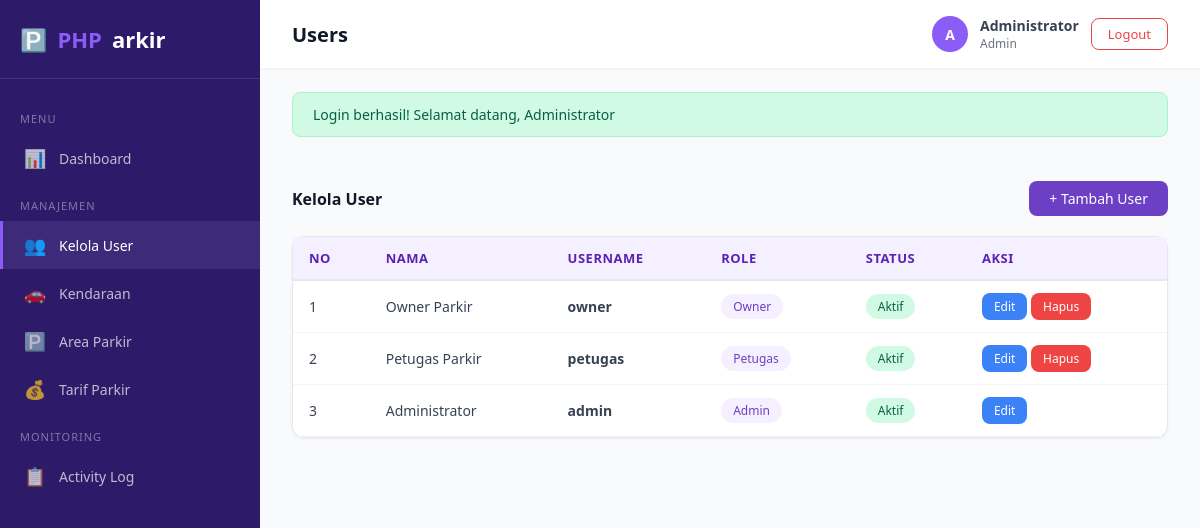
Screenshot of /index.php?page=users (signed in) with the database file from the repository.
### tables this page shows
CREATE TABLE tb_user (
    id_user INT AUTO_INCREMENT PRIMARY KEY,
    nama_lengkap VARCHAR(50) NOT NULL,
    username VARCHAR(50) NOT NULL UNIQUE,
    password VARCHAR(100) NOT NULL,
    role ENUM('admin','petugas','owner') NOT NULL,
    status_aktif TINYINT(1) NOT NULL DEFAULT 1,
    INDEX idx_user_username (username)
);

### helpers/auth.php (called while the page is built, shortened)
<?php
require_once __DIR__ . '/../config/database.php';
function getUserId() {
    return $_SESSION['user_id'] ?? null;
}
function getUserName() {
    return $_SESSION['user_nama'] ?? '';
}
function getUserRole() {
    return $_SESSION['user_role'] ?? '';
}

### helpers/functions.php (called while the page is built, shortened)
<?php
function e($string) {
    return htmlspecialchars($string ?? '', ENT_QUOTES, 'UTF-8');
}
function getFlash() {
    if (isset($_SESSION['flash'])) {
        $flash = $_SESSION['flash'];
        return $flash;
    }
    return null;
}
function paginate($totalRecords, $perPage = 10, $currentPage = 1) {
    $totalPages = max(1, ceil($totalRecords / $perPage));
    $currentPage = max(1, min($currentPage, $totalPages));
    $offset = ($currentPage - 1) * $perPage;
    return [
        'total' => $totalRecords,
        'per_page' => $perPage,
        'current_page' => $currentPage,
        'total_pages' => $totalPages,
        'offset' => $offset,
    ];
}

### models/UserModel.php (called while the page is built, shortened)
<?php
require_once __DIR__ . '/../config/database.php';
class UserModel {
    private $db;
    public function __construct() {
        $this->db = getDB();
    }
    public function getAll($limit = 10, $offset = 0) {
        $stmt = $this->db->prepare("SELECT * FROM tb_user ORDER BY id_user DESC LIMIT ? OFFSET ?");
        $stmt->execute([$limit, $offset]);
        return $stmt->fetchAll();
    }
    public function count() {
        return (int) $this->db->query("SELECT COUNT(*) FROM tb_user")->fetchColumn();
    }
}

### config/database.php (called while the page is built, shortened)
<?php
function getDB() {
    static $pdo = null;
    if ($pdo === null) {
        try {
            $dsn = "mysql:host=" . DB_HOST . ";dbname=" . DB_NAME . ";charset=" . DB_CHARSET;
            $pdo = new PDO($dsn, DB_USER, DB_PASS, [
                PDO::ATTR_ERRMODE            => PDO::ERRMODE_EXCEPTION,
                PDO::ATTR_DEFAULT_FETCH_MODE => PDO::FETCH_ASSOC,
                PDO::ATTR_EMULATE_PREPARES   => false,
            ]);
        } catch (PDOException $e) {
            die("Koneksi database gagal: " . $e->getMessage());
        }
    }
    return $pdo;
}

### views/admin/users/index.php (the view, shortened to what this page needs)
<div class="card-header" style="border:none;padding:0;margin-bottom:20px;">
    <h3>Kelola User</h3>
    <a href="index.php?page=users&action=create" class="btn btn-primary">+ Tambah User</a>
</div>
<div class="card">
    <div class="card-body" style="padding:0;">
        <div class="table-responsive">
            <table>
                <thead>
                    <tr>
                        <th>No</th>
                        <th>Nama</th>
                        <th>Username</th>
                        <th>Role</th>
                        <th>Status</th>
                        <th>Aksi</th>
                    </tr>
                </thead>
                <tbody>
                    <?php if (empty($users)): ?>
                    <tr><td colspan="6" style="text-align:center;padding:32px;color:var(--gray-500);">Belum ada data user.</td></tr>
                    <?php else: ?>
                    <?php foreach ($users as $i => $u): ?>
                    <tr>
                        <td><?= $pagination['offset'] + $i + 1 ?></td>
                        <td><?= e($u['nama_lengkap']) ?></td>
                        <td><strong><?= e($u['username']) ?></strong></td>
                        <td><span class="badge badge-purple"><?= e(ucfirst($u['role'])) ?></span></td>
                        <td>
                            <?php if ($u['status_aktif'] == 1): ?>
                                <span class="badge badge-success">Aktif</span>
                            <?php else: ?>
                                <span class="badge badge-danger">Nonaktif</span>
                            <?php endif; ?>
                        </td>
                        <td>
                            <a href="index.php?page=users&action=edit&id=<?= $u['id_user'] ?>" class="btn btn-info btn-sm">Edit</a>
                            <?php if ($u['id_user'] != getUserId()): ?>
                            <a href="index.php?page=users&action=delete&id=<?= $u['id_user'] ?>" class="btn btn-danger btn-sm" onclick="return confirm('Yakin hapus user ini?')">Hapus</a>
                            <?php endif; ?>
                        </td>
                    </tr>
                    <?php endforeach; ?>
                    <?php endif; ?>
                </tbody>
            </table>
        </div>
    </div>
</div>

### index.php (shortened to what this page needs)
<?php
require_once __DIR__ . '/config/database.php';
require_once __DIR__ . '/helpers/auth.php';
require_once __DIR__ . '/helpers/functions.php';
$page = $_GET['page'] ?? '';
switch ($page) {
    case 'users':
        require_once __DIR__ . '/controllers/UserController.php';
        handleUsers();
        break;
}

### controllers/UserController.php (shortened to what this page needs)
<?php
require_once __DIR__ . '/../helpers/auth.php';
require_once __DIR__ . '/../helpers/functions.php';
require_once __DIR__ . '/../models/UserModel.php';
function handleUsers() {
    $model = new UserModel();
    $action = $_GET['action'] ?? 'list';
    switch ($action) {
        default:
            handleUserList($model);
    }
}
function handleUserList($model) {
    $page = max(1, (int)($_GET['p'] ?? 1));
    $pagination = paginate($model->count(), 10, $page);
    $users = $model->getAll($pagination['per_page'], $pagination['offset']);
    require __DIR__ . '/../views/layouts/header.php';
    require __DIR__ . '/../views/layouts/sidebar.php';
    require __DIR__ . '/../views/admin/users/index.php';
    require __DIR__ . '/../views/layouts/footer.php';
}

### views/layouts/header.php (shortened to what this page needs)
<!DOCTYPE html>
<html lang="id">
<head>
    <link rel="stylesheet" href="assets/css/style.css">
</head>
<body>

### views/layouts/sidebar.php (shortened to what this page needs)
<?php
$currentPage = $_GET['page'] ?? 'dashboard';
$role = getUserRole();
?>
<div class="sidebar" id="sidebar">
    <div class="sidebar-brand">
        🅿️ <span>PHP</span>arkir
    </div>
    <nav class="sidebar-nav">
        <div class="sidebar-label">Menu</div>
        <a href="index.php?page=dashboard" class="sidebar-link <?= $currentPage === 'dashboard' ? 'active' : '' ?>">
            <span class="icon">📊</span> Dashboard
        </a>
        <?php if ($role === 'Admin'): ?>
        <div class="sidebar-label">Manajemen</div>
        <a href="index.php?page=users" class="sidebar-link <?= $currentPage === 'users' ? 'active' : '' ?>">
            <span class="icon">👥</span> Kelola User
        </a>
        <a href="index.php?page=kendaraan" class="sidebar-link <?= $currentPage === 'kendaraan' ? 'active' : '' ?>">
            <span class="icon">🚗</span> Kendaraan
        </a>
        <a href="index.php?page=area_parkir" class="sidebar-link <?= $currentPage === 'area_parkir' ? 'active' : '' ?>">
            <span class="icon">🅿️</span> Area Parkir
        </a>
        <a href="index.php?page=tarif_parkir" class="sidebar-link <?= $currentPage === 'tarif_parkir' ? 'active' : '' ?>">
            <span class="icon">💰</span> Tarif Parkir
        </a>
        <div class="sidebar-label">Monitoring</div>
        <a href="index.php?page=activity_logs" class="sidebar-link <?= $currentPage === 'activity_logs' ? 'active' : '' ?>">
            <span class="icon">📋</span> Activity Log
        </a>
        <?php endif; ?>
    </nav>
</div>
<div class="main-content">
    <div class="top-navbar">
        <div style="display:flex;align-items:center;gap:12px;">
            <span class="page-title"><?= e(ucfirst(str_replace('_', ' ', $currentPage))) ?></span>
        </div>
        <div class="user-info">
            <div class="user-avatar"><?= strtoupper(substr(getUserName(), 0, 1)) ?></div>
            <div>
                <div class="user-name"><?= e(getUserName()) ?></div>
                <div class="user-role"><?= e(getUserRole()) ?></div>
            </div>
            <a href="index.php?page=logout" class="btn-logout">Logout</a>
        </div>
    </div>
    <?php $flash = getFlash(); if ($flash): ?>
    <div class="page-content" style="padding-bottom:0;">
        <div class="alert alert-<?= $flash['type'] ?>"><?= e($flash['message']) ?></div>
    </div>
    <?php endif; ?>
    <div class="page-content">

### views/layouts/footer.php (shortened to what this page needs)
    </div>
</div>
</body>
</html>

### assets/css/style.css (style rules this page uses)
:root { --primary: #6C3FC5; --primary-light: #8B5CF6; --primary-dark: #5B21B6; --primary-bg: #F5F0FF; --sidebar-bg: #2D1B69; --sidebar-hover: #3D2B7A; --white: #FFFFFF; --gray-50: #F9FAFB; --gray-100: #F3F4F6; --gray-200: #E5E7EB; --gray-300: #D1D5DB; --gray-500: #6B7280; --gray-700: #374151; --gray-900: #111827; --success: #10B981; --danger: #EF4444; --warning: #F59E0B; --info: #3B82F6; }
* { box-sizing: border-box; }
body { font-family: 'Segoe UI', Tahoma, Geneva, Verdana, sans-serif; background: var(--gray-50); margin: 0; padding: 0; color: var(--gray-700); }
.sidebar { position: fixed; top: 0; left: 0; width: 260px; height: 100vh; background: var(--sidebar-bg); color: var(--white); z-index: 1000; overflow-y: auto; transition: transform 0.3s ease; }
.sidebar-brand { padding: 24px 20px; font-size: 22px; font-weight: 700; border-bottom: 1px solid rgba(255,255,255,0.1); display: flex; align-items: center; gap: 10px; }
.sidebar-brand span { color: var(--primary-light); }
.sidebar-nav { padding: 16px 0; }
.sidebar-label { padding: 8px 20px; font-size: 11px; text-transform: uppercase; letter-spacing: 1px; color: rgba(255,255,255,0.4); margin-top: 8px; }
.sidebar-link { display: flex; align-items: center; gap: 12px; padding: 12px 20px; color: rgba(255,255,255,0.7); text-decoration: none; font-size: 14px; transition: all 0.2s; border-left: 3px solid transparent; }
.sidebar-link:hover, .sidebar-link.active { background: var(--sidebar-hover); color: var(--white); border-left-color: var(--primary-light); }
.sidebar-link .icon { font-size: 18px; width: 24px; text-align: center; }
.main-content { margin-left: 260px; min-height: 100vh; }
.top-navbar { background: var(--white); padding: 16px 32px; display: flex; justify-content: space-between; align-items: center; box-shadow: 0 1px 3px rgba(0,0,0,0.05); position: sticky; top: 0; z-index: 100; }
.top-navbar .page-title { font-size: 20px; font-weight: 600; color: var(--gray-900); }
.top-navbar .user-info { display: flex; align-items: center; gap: 12px; }
.user-avatar { width: 36px; height: 36px; border-radius: 50%; background: var(--primary-light); color: var(--white); display: flex; align-items: center; justify-content: center; font-weight: 600; font-size: 14px; }
.user-info .user-name { font-weight: 600; font-size: 14px; color: var(--gray-700); }
.user-info .user-role { font-size: 12px; color: var(--gray-500); }
.btn-logout { background: none; border: 1px solid var(--danger); color: var(--danger); padding: 6px 16px; border-radius: 8px; cursor: pointer; font-size: 13px; text-decoration: none; transition: all 0.2s; }
.page-content { padding: 24px 32px; }
.card { background: var(--white); border-radius: 12px; box-shadow: 0 1px 3px rgba(0,0,0,0.06); border: 1px solid var(--gray-200); margin-bottom: 24px; }
.card-header { padding: 16px 24px; border-bottom: 1px solid var(--gray-200); display: flex; justify-content: space-between; align-items: center; }
.card-header h3 { margin: 0; font-size: 16px; color: var(--gray-900); }
.card-body { padding: 24px; }
.table-responsive { overflow-x: auto; }
table { width: 100%; border-collapse: collapse; }
table th { background: var(--primary-bg); color: var(--primary-dark); font-size: 13px; font-weight: 600; text-transform: uppercase; letter-spacing: 0.5px; padding: 12px 16px; text-align: left; border-bottom: 2px solid var(--gray-200); }
table td { padding: 12px 16px; font-size: 14px; border-bottom: 1px solid var(--gray-100); color: var(--gray-700); }
.btn { display: inline-flex; align-items: center; gap: 6px; padding: 8px 20px; border-radius: 8px; font-size: 14px; font-weight: 500; border: none; cursor: pointer; text-decoration: none; transition: all 0.2s; }
.btn-primary { background: var(--primary); color: var(--white); }
.btn-danger { background: var(--danger); color: var(--white); }
.btn-info { background: var(--info); color: var(--white); }
.btn-sm { padding: 5px 12px; font-size: 12px; }
.badge { display: inline-block; padding: 4px 12px; border-radius: 20px; font-size: 12px; font-weight: 500; }
.badge-success { background: #D1FAE5; color: #065F46; }
.badge-purple { background: var(--primary-bg); color: var(--primary); }
.alert { padding: 12px 20px; border-radius: 8px; margin-bottom: 20px; font-size: 14px; }
.alert-success { background: #D1FAE5; color: #065F46; border: 1px solid #A7F3D0; }

### rows the page displays
tb_user: offset "1", nama_lengkap "Owner Parkir", username "owner", role "Owner", status_aktif "Aktif"
tb_user: offset "2", nama_lengkap "Petugas Parkir", username "petugas", role "Petugas", status_aktif "Aktif"
tb_user: offset "3", nama_lengkap "Administrator", username "admin", role "Admin", status_aktif "Aktif"

### other values shown
str_replace('_', ' ', $currentPage) "Users"
substr(getUserName(), 0, 1) "A"
getUserName() "Administrator"
getUserRole() "Admin"
$flash['message'] "Login berhasil! Selamat datang, Administrator"
